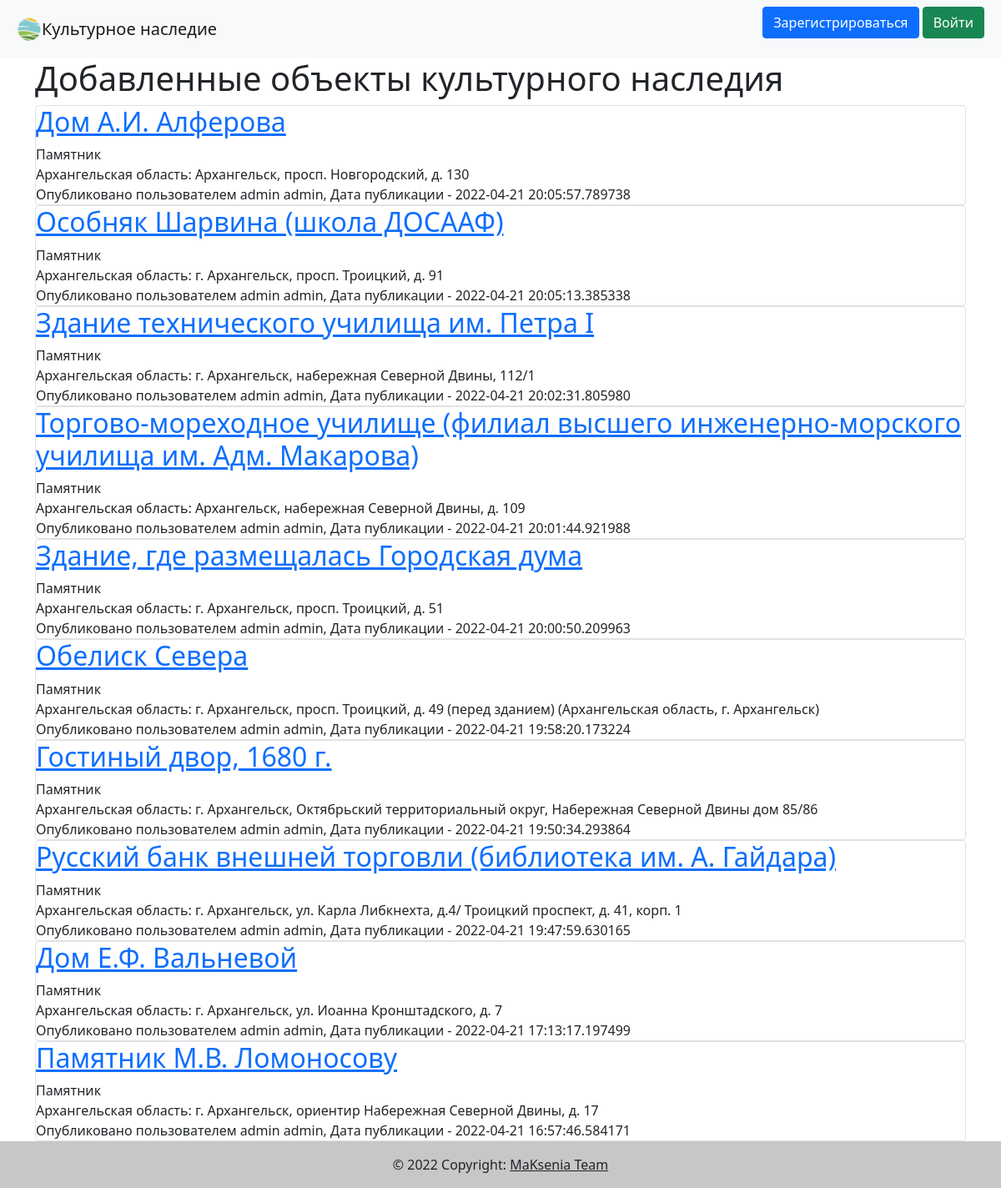
The page / on the database its author committed.
### data/objects.py (models this page shows)
class Object(SqlAlchemyBase):
    __tablename__ = 'objects'
    id = sqlalchemy.Column(sqlalchemy.Integer,
                           primary_key=True, autoincrement=True)
    object = sqlalchemy.Column(sqlalchemy.String, nullable=True)
    registry_number = sqlalchemy.Column(sqlalchemy.Integer, nullable=True)
    address = sqlalchemy.Column(sqlalchemy.String, nullable=True)
    longitude = sqlalchemy.Column(sqlalchemy.String, nullable=True)
    latitude = sqlalchemy.Column(sqlalchemy.String, nullable=True)
    region = sqlalchemy.Column(sqlalchemy.String, nullable=True)
    category_of_significance = sqlalchemy.Column(sqlalchemy.String, nullable=True)
    type_of_object = sqlalchemy.Column(sqlalchemy.String, nullable=True)
    is_unesco = sqlalchemy.Column(sqlalchemy.Boolean, default=False)
    picture_src = sqlalchemy.Column(sqlalchemy.String, nullable=True)
    created_date = sqlalchemy.Column(sqlalchemy.DateTime,
                                     default=datetime.datetime.now)
    creator_id = sqlalchemy.Column(sqlalchemy.Integer,
                                   sqlalchemy.ForeignKey("users.id"))
    creator = orm.relation('User')
    comments = orm.relation("Comment", back_populates='object', cascade='all, delete')

### data/users.py (models this page shows, shortened)
class User(SqlAlchemyBase, UserMixin):
    __tablename__ = 'users'
    id = sqlalchemy.Column(sqlalchemy.Integer,
                           primary_key=True, autoincrement=True)
    first_name = sqlalchemy.Column(sqlalchemy.String, nullable=True)
    surname = sqlalchemy.Column(sqlalchemy.String, nullable=True)
    email = sqlalchemy.Column(sqlalchemy.String,
                              index=True, unique=True, nullable=True)
    hashed_password = sqlalchemy.Column(sqlalchemy.String, nullable=True)
    is_admin = sqlalchemy.Column(sqlalchemy.Boolean, default=False)
    objects = orm.relation("Object", back_populates='creator')
    comments = orm.relation("Comment", back_populates='user')

### __init__.py (the view)
@app.route('/index')
@app.route("/")
def index():
    db_sess = db_session.create_session()
    request = db_sess.query(Object).order_by(Object.id.desc()).all()
    return render_template("index.html", objects=request, title='Объекты культурного наследия')

### data/db_session.py (called while the page is built)
def create_session() -> Session:
    global __factory
    return __factory()

### templates/index.html (shortened to what this page needs)
{% extends "base.html" %}
{% block content %}
<h1>Добавленные объекты культурного наследия</h1>
{% for item in objects %}
<div class="col-md6 border rounded">
    <a href="object/{{item.id}}"><h2>{{item.object}}</h2></a>
    <div>
        {{item.type_of_object}}<br>
        {{item.region}}: {{item.address}}
    </div>
    <div>
        Опубликовано пользователем {{item.creator.first_name}} {{item.creator.surname}}, Дата публикации - {{item.created_date}}
    </div>
</div>
{% endfor %}
{% endblock %}

### rows shown on the page
Object: object "Дом А.И. Алферова", type_of_object "Памятник", region "Архангельская область", address "Архангельск, просп. Новгородский, д. 130", creator.first_name "admin", creator.surname "admin", created_date "2022-04-21 20:05:57.789738"
Object: object "Особняк Шарвина (школа ДОСААФ)", type_of_object "Памятник", region "Архангельская область", address "г. Архангельск, просп. Троицкий, д. 91", creator.first_name "admin", creator.surname "admin", created_date "2022-04-21 20:05:13.385338"
Object: object "Здание технического училища им. Петра I", type_of_object "Памятник", region "Архангельская область", address "г. Архангельск, набережная Северной Двины, 112/1", creator.first_name "admin", creator.surname "admin", created_date "2022-04-21 20:02:31.805980"
Object: object "Торгово-мореходное училище (филиал высшего инженерно-морского училища им. Адм. Макарова)", type_of_object "Памятник", region "Архангельская область", address "Архангельск, набережная Северной Двины, д. 109", creator.first_name "admin", creator.surname "admin", created_date "2022-04-21 20:01:44.921988"
Object: object "Здание, где размещалась Городская дума", type_of_object "Памятник", region "Архангельская область", address "г. Архангельск, просп. Троицкий, д. 51", creator.first_name "admin", creator.surname "admin", created_date "2022-04-21 20:00:50.209963"
Object: object "Обелиск Севера", type_of_object "Памятник", region "Архангельская область", address "г. Архангельск, просп. Троицкий, д. 49 (перед зданием) (Архангельская область, г. Архангельск)", creator.first_name "admin", creator.surname "admin", created_date "2022-04-21 19:58:20.173224"
Object: object "Гостиный двор, 1680 г.", type_of_object "Памятник", region "Архангельская область", address "г. Архангельск, Октябрьский территориальный округ, Набережная Северной Двины дом 85/86", creator.first_name "admin", creator.surname "admin", created_date "2022-04-21 19:50:34.293864"
Object: object "Русский банк внешней торговли (библиотека им. А. Гайдара)", type_of_object "Памятник", region "Архангельская область", address "г. Архангельск, ул. Карла Либкнехта, д.4/ Троицкий проспект, д. 41, корп. 1", creator.first_name "admin", creator.surname "admin", created_date "2022-04-21 19:47:59.630165"
Object: object "Дом Е.Ф. Вальневой", type_of_object "Памятник", region "Архангельская область", address "г. Архангельск, ул. Иоанна Кронштадского, д. 7", creator.first_name "admin", creator.surname "admin", created_date "2022-04-21 17:13:17.197499"
Object: object "Памятник М.В. Ломоносову", type_of_object "Памятник", region "Архангельская область", address "г. Архангельск, ориентир Набережная Северной Двины, д. 17", creator.first_name "admin", creator.surname "admin", created_date "2022-04-21 16:57:46.584171"
